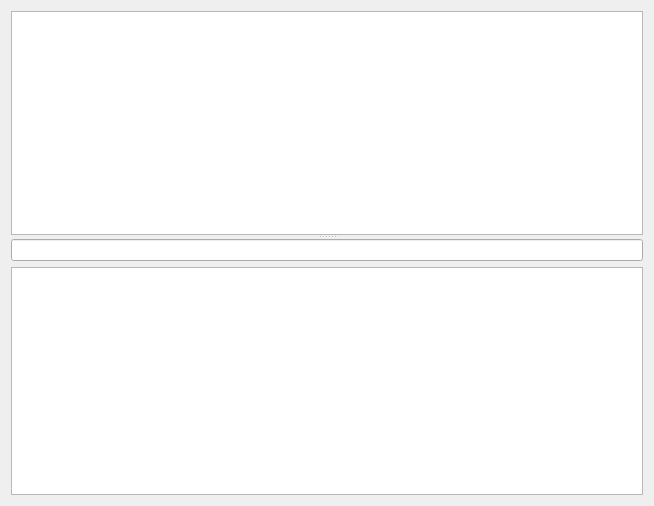
<?xml version="1.0" encoding="UTF-8"?>
<ui version="4.0">
 <class>GammaRay::LocaleTab</class>
 <widget class="QWidget" name="GammaRay::LocaleTab">
  <property name="geometry">
   <rect>
    <x>0</x>
    <y>0</y>
    <width>654</width>
    <height>506</height>
   </rect>
  </property>
  <layout class="QVBoxLayout" name="verticalLayout">
   <item>
    <widget class="QSplitter" name="mainSplitter">
     <property name="orientation">
      <enum>Qt::Vertical</enum>
     </property>
     <widget class="QTableView" name="accessorTable">
      <property name="selectionMode">
       <enum>QAbstractItemView::NoSelection</enum>
      </property>
      <property name="showGrid">
       <bool>false</bool>
      </property>
      <attribute name="horizontalHeaderVisible">
       <bool>false</bool>
      </attribute>
      <attribute name="verticalHeaderVisible">
       <bool>false</bool>
      </attribute>
     </widget>
     <widget class="QWidget" name="widget" native="true">
      <layout class="QVBoxLayout" name="verticalLayout_2">
       <property name="margin">
        <number>0</number>
       </property>
       <item>
        <widget class="QLineEdit" name="localeSearchLine"/>
       </item>
       <item>
        <widget class="QTableView" name="localeTable">
         <property name="alternatingRowColors">
          <bool>true</bool>
         </property>
         <property name="wordWrap">
          <bool>false</bool>
         </property>
        </widget>
       </item>
      </layout>
     </widget>
    </widget>
   </item>
  </layout>
 </widget>
 <resources/>
 <connections/>
</ui>
